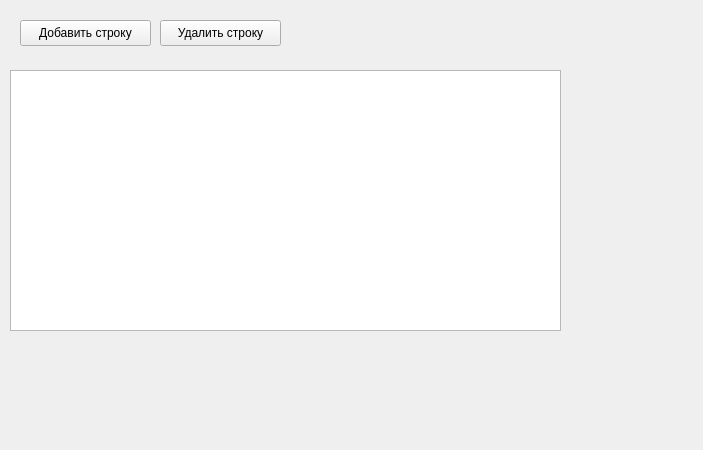
<?xml version="1.0" encoding="UTF-8"?>
<ui version="4.0">
 <class>StudentsListForm</class>
 <widget class="QWidget" name="StudentsListForm">
  <property name="geometry">
   <rect>
    <x>0</x>
    <y>0</y>
    <width>703</width>
    <height>450</height>
   </rect>
  </property>
  <property name="windowTitle">
   <string>Form</string>
  </property>
  <widget class="QTableView" name="tableView">
   <property name="geometry">
    <rect>
     <x>10</x>
     <y>70</y>
     <width>551</width>
     <height>261</height>
    </rect>
   </property>
  </widget>
  <widget class="QPushButton" name="AddRowButton">
   <property name="geometry">
    <rect>
     <x>20</x>
     <y>20</y>
     <width>131</width>
     <height>26</height>
    </rect>
   </property>
   <property name="text">
    <string>Добавить строку</string>
   </property>
  </widget>
  <widget class="QPushButton" name="DeleteRowButton">
   <property name="geometry">
    <rect>
     <x>160</x>
     <y>20</y>
     <width>121</width>
     <height>26</height>
    </rect>
   </property>
   <property name="text">
    <string>Удалить строку</string>
   </property>
  </widget>
 </widget>
 <resources/>
 <connections/>
</ui>
